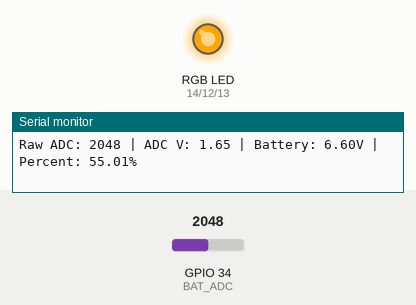
Simulated run of this sketch. Board: ESP32. Shown: an RGB LED mixed from three pins (HIGH = lit), the last lines printed to the serial monitor. Dashed ring = blinking. Inputs (shaded band) come from the test bench; at power-on: GPIO 34 (BAT_ADC) = 2048.

Above: at 1.5 s.
1.6 s: GPIO 34 (BAT_ADC) set to 1167
3.3 s: GPIO 34 (BAT_ADC) set to 1076
At 4.6 s:
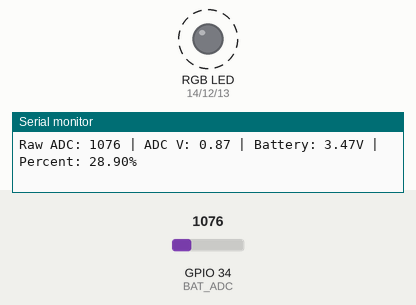
6.7 s: GPIO 34 (BAT_ADC) set to 2866
At 7.7 s:
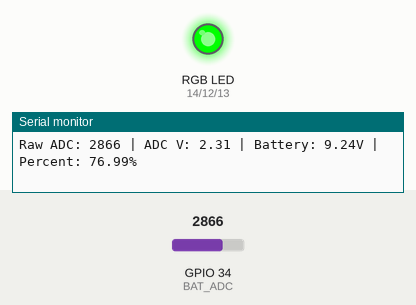
8.9 s: GPIO 34 (BAT_ADC) set to 2290
10.7 s: GPIO 34 (BAT_ADC) set to 2176
At 11.6 s:
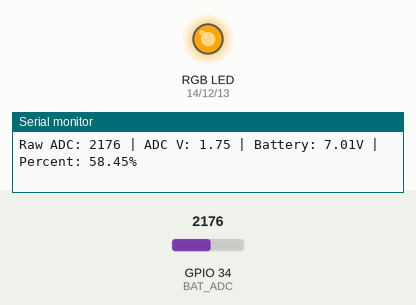
12.4 s: GPIO 34 (BAT_ADC) set to 3603
At 13.3 s:
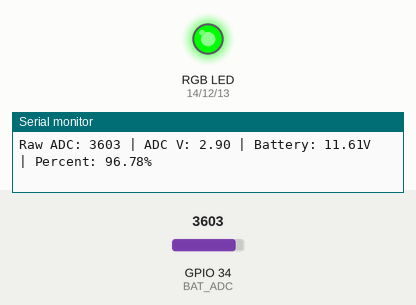
Timing chart, 0 to 15.4 s (numbered marks = the images above; inputs shaded):
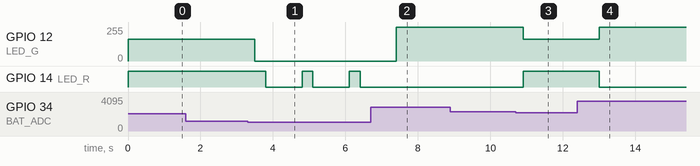

Measured:
- the behaviour switches between 1117 and 1116 on GPIO 34 (BAT_ADC) (found by bisection; images 0 and 1)
- the behaviour switches between 2234 and 2233 on GPIO 34 (BAT_ADC) (found by bisection; images 2 and 3)
- after the input at 3.3 s, GPIO 12 (LED_G): 165/255 → 0/255 after 0.20 s; GPIO 14 (LED_R): alternates HIGH for 0.30 s and LOW for 1.0 s, starting after 0.50 s
- after the input at 6.7 s, GPIO 12 (LED_G): 0/255 → 255/255 after 0.70 s; GPIO 14 (LED_R): stays LOW (without the input it goes to HIGH after 0.70 s)
- after the input at 10.7 s, GPIO 12 (LED_G): 255/255 → 165/255 after 0.21 s; GPIO 14 (LED_R): LOW → HIGH after 0.21 s
- after the input at 12.4 s, GPIO 12 (LED_G): 165/255 → 255/255 after 0.61 s; GPIO 14 (LED_R): HIGH → LOW after 0.61 s

The sketch:

Battery_monitoring_SIH.ino
```cpp
// ----- Battery ADC Pin -----
#define BAT_ADC 34

// ----- RGB LED Pins -----
#define LED_R 14
#define LED_G 12
#define LED_B 13

// ----- Voltage Divider Values -----
const float R1 = 30000.0; // 30k
const float R2 = 10000.0; // 10k
const float DIV_RATIO = (R1 + R2) / R2;  // = 4.0

// ----- ADC Constants -----
const float ADC_MAX = 4095.0;
const float ADC_REF = 3.3;

// ----- Battery Voltage Range (12V battery) -----
const float BATTERY_FULL = 12;  // 100%
const float BATTERY_EMPTY = 0; // 0%

void setColor(int r, int g, int b) {
  analogWrite(LED_R, r);
  analogWrite(LED_G, g);
  analogWrite(LED_B, b);
}

void setup() {
  Serial.begin(115200);

  pinMode(LED_R, OUTPUT);
  pinMode(LED_G, OUTPUT);
  pinMode(LED_B, OUTPUT);

  // Turn off LED initially
  setColor(0, 0, 0);
}

void loop() {

  int raw = analogRead(BAT_ADC);

  // Convert ADC raw to voltage at ADC pin
  float v_adc = (raw / ADC_MAX) * ADC_REF;

  // Convert to actual battery voltage
  float battery_voltage = v_adc * DIV_RATIO;

  // Convert voltage to %
  float percent = (battery_voltage - BATTERY_EMPTY) * 100.0 / (BATTERY_FULL);
  // if (percent > 100) percent = 100;
  // if (percent < 0) percent = 0;

  // ----- LED INDICATION -----
  if (percent > 60) {
    setColor(0, 255, 0);  // GREEN
  }
  else if (percent > 30 and percent <60) {
    setColor(255, 165, 0);  // ORANGE
  }
  else {
    // RED blinking for LOW battery
    setColor(255, 0, 0);
    delay(300);
    setColor(0, 0, 0);
    delay(300);
  }

  // Print readings
  Serial.print("Raw ADC: ");
  Serial.print(raw);
  Serial.print(" | ADC V: ");
  Serial.print(v_adc, 2);
  Serial.print(" | Battery: ");
  Serial.print(battery_voltage, 2);
  Serial.print("V | Percent: ");
  Serial.print(percent);
  Serial.println("%");

  delay(700);
}
```
